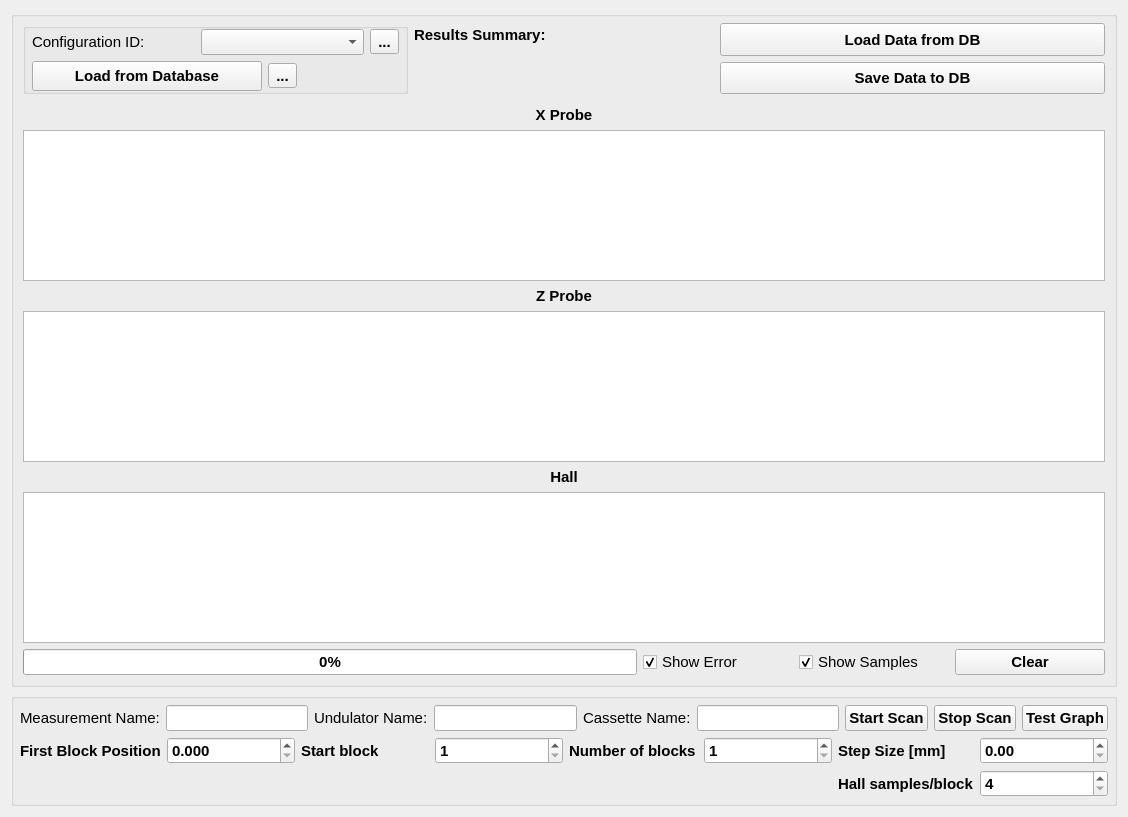
<?xml version="1.0" encoding="UTF-8"?>
<ui version="4.0">
 <class>wg_scan</class>
 <widget class="QWidget" name="wg_scan">
  <property name="geometry">
   <rect>
    <x>0</x>
    <y>0</y>
    <width>1128</width>
    <height>817</height>
   </rect>
  </property>
  <property name="sizePolicy">
   <sizepolicy hsizetype="Maximum" vsizetype="Preferred">
    <horstretch>0</horstretch>
    <verstretch>0</verstretch>
   </sizepolicy>
  </property>
  <property name="font">
   <font>
    <pointsize>11</pointsize>
   </font>
  </property>
  <property name="windowTitle">
   <string>Scan</string>
  </property>
  <layout class="QGridLayout" name="gridLayout_3">
   <item row="0" column="1" rowspan="3">
    <layout class="QVBoxLayout" name="verticalLayout_4">
     <item>
      <widget class="QGroupBox" name="groupBox_3">
       <property name="font">
        <font>
         <weight>75</weight>
         <bold>true</bold>
        </font>
       </property>
       <property name="title">
        <string/>
       </property>
       <layout class="QGridLayout" name="gridLayout_4">
        <property name="topMargin">
         <number>0</number>
        </property>
        <item row="8" column="0">
         <widget class="QProgressBar" name="pgb_status">
          <property name="sizePolicy">
           <sizepolicy hsizetype="Preferred" vsizetype="Fixed">
            <horstretch>0</horstretch>
            <verstretch>0</verstretch>
           </sizepolicy>
          </property>
          <property name="value">
           <number>0</number>
          </property>
         </widget>
        </item>
        <item row="4" column="0" colspan="2">
         <widget class="QLabel" name="label_3">
          <property name="text">
           <string>Z Probe</string>
          </property>
          <property name="alignment">
           <set>Qt::AlignCenter</set>
          </property>
         </widget>
        </item>
        <item row="5" column="0" colspan="2">
         <widget class="PlotWidget" name="pw_z_probe">
          <property name="backgroundBrush">
           <brush brushstyle="SolidPattern">
            <color alpha="255">
             <red>255</red>
             <green>255</green>
             <blue>255</blue>
            </color>
           </brush>
          </property>
          <property name="foregroundBrush">
           <brush brushstyle="NoBrush">
            <color alpha="255">
             <red>255</red>
             <green>255</green>
             <blue>255</blue>
            </color>
           </brush>
          </property>
         </widget>
        </item>
        <item row="0" column="0" colspan="2">
         <layout class="QHBoxLayout" name="horizontalLayout">
          <property name="topMargin">
           <number>6</number>
          </property>
          <property name="bottomMargin">
           <number>6</number>
          </property>
          <item>
           <widget class="QGroupBox" name="groupBox_2">
            <property name="sizePolicy">
             <sizepolicy hsizetype="Preferred" vsizetype="Preferred">
              <horstretch>0</horstretch>
              <verstretch>0</verstretch>
             </sizepolicy>
            </property>
            <property name="maximumSize">
             <size>
              <width>16777215</width>
              <height>16777215</height>
             </size>
            </property>
            <property name="font">
             <font>
              <weight>75</weight>
              <bold>true</bold>
             </font>
            </property>
            <property name="title">
             <string/>
            </property>
            <layout class="QGridLayout" name="gridLayout_6">
             <property name="leftMargin">
              <number>6</number>
             </property>
             <property name="topMargin">
              <number>0</number>
             </property>
             <property name="rightMargin">
              <number>6</number>
             </property>
             <property name="bottomMargin">
              <number>0</number>
             </property>
             <item row="0" column="0" colspan="3">
              <layout class="QHBoxLayout" name="horizontalLayout_3">
               <item>
                <widget class="QLabel" name="label_16">
                 <property name="font">
                  <font>
                   <weight>50</weight>
                   <bold>false</bold>
                  </font>
                 </property>
                 <property name="text">
                  <string>Configuration ID:</string>
                 </property>
                </widget>
               </item>
               <item>
                <widget class="QComboBox" name="cmb_idn">
                 <property name="font">
                  <font>
                   <weight>50</weight>
                   <bold>false</bold>
                  </font>
                 </property>
                </widget>
               </item>
               <item>
                <widget class="QToolButton" name="tbt_update_idn">
                 <property name="toolTip">
                  <string>Update database IDs</string>
                 </property>
                 <property name="text">
                  <string>...</string>
                 </property>
                 <property name="icon">
                  <iconset>
                   <normaloff>../../../../../../../resources/img/refresh.svg</normaloff>../../../../../../../resources/img/refresh.svg</iconset>
                 </property>
                 <property name="iconSize">
                  <size>
                   <width>24</width>
                   <height>24</height>
                  </size>
                 </property>
                </widget>
               </item>
              </layout>
             </item>
             <item row="1" column="0">
              <widget class="QPushButton" name="pbt_load_db">
               <property name="minimumSize">
                <size>
                 <width>230</width>
                 <height>30</height>
                </size>
               </property>
               <property name="maximumSize">
                <size>
                 <width>250</width>
                 <height>16777215</height>
                </size>
               </property>
               <property name="text">
                <string>Load from Database</string>
               </property>
              </widget>
             </item>
             <item row="1" column="1">
              <widget class="QToolButton" name="tbt_save_db">
               <property name="toolTip">
                <string>Add configuration to database</string>
               </property>
               <property name="text">
                <string>...</string>
               </property>
               <property name="icon">
                <iconset>
                 <normaloff>../../../../../../../resources/img/database_plus.svg</normaloff>../../../../../../../resources/img/database_plus.svg</iconset>
               </property>
               <property name="iconSize">
                <size>
                 <width>24</width>
                 <height>24</height>
                </size>
               </property>
              </widget>
             </item>
            </layout>
           </widget>
          </item>
          <item>
           <widget class="QLabel" name="la_results_summary">
            <property name="minimumSize">
             <size>
              <width>0</width>
              <height>0</height>
             </size>
            </property>
            <property name="maximumSize">
             <size>
              <width>300</width>
              <height>16777215</height>
             </size>
            </property>
            <property name="text">
             <string>&lt;html&gt;&lt;head/&gt;&lt;body&gt;&lt;p&gt;Results Summary:&lt;/p&gt;&lt;p&gt;&lt;br/&gt;&lt;/p&gt;&lt;/body&gt;&lt;/html&gt;</string>
            </property>
           </widget>
          </item>
          <item>
           <layout class="QGridLayout" name="gridLayout_2">
            <item row="0" column="0">
             <widget class="QPushButton" name="pbt_load_data_db">
              <property name="enabled">
               <bool>true</bool>
              </property>
              <property name="sizePolicy">
               <sizepolicy hsizetype="Preferred" vsizetype="Preferred">
                <horstretch>0</horstretch>
                <verstretch>0</verstretch>
               </sizepolicy>
              </property>
              <property name="minimumSize">
               <size>
                <width>0</width>
                <height>0</height>
               </size>
              </property>
              <property name="maximumSize">
               <size>
                <width>16777215</width>
                <height>16777215</height>
               </size>
              </property>
              <property name="font">
               <font>
                <weight>75</weight>
                <bold>true</bold>
               </font>
              </property>
              <property name="toolTip">
               <string>Load position and Hall sensor data fom DB to graph</string>
              </property>
              <property name="text">
               <string>Load Data from DB</string>
              </property>
              <property name="icon">
               <iconset>
                <normaloff>../../../../../../../resources/img/database.svg</normaloff>../../../../../../../resources/img/database.svg</iconset>
              </property>
              <property name="iconSize">
               <size>
                <width>24</width>
                <height>24</height>
               </size>
              </property>
             </widget>
            </item>
            <item row="1" column="0">
             <widget class="QPushButton" name="pbt_save_data_db">
              <property name="enabled">
               <bool>true</bool>
              </property>
              <property name="sizePolicy">
               <sizepolicy hsizetype="Preferred" vsizetype="Preferred">
                <horstretch>0</horstretch>
                <verstretch>0</verstretch>
               </sizepolicy>
              </property>
              <property name="minimumSize">
               <size>
                <width>0</width>
                <height>0</height>
               </size>
              </property>
              <property name="maximumSize">
               <size>
                <width>16777215</width>
                <height>16777215</height>
               </size>
              </property>
              <property name="font">
               <font>
                <weight>75</weight>
                <bold>true</bold>
               </font>
              </property>
              <property name="toolTip">
               <string>Save position and Hall sensor data to DB</string>
              </property>
              <property name="text">
               <string>Save Data to DB</string>
              </property>
              <property name="icon">
               <iconset>
                <normaloff>../../../../../../../resources/img/database_plus.svg</normaloff>../../../../../../../resources/img/database_plus.svg</iconset>
              </property>
              <property name="iconSize">
               <size>
                <width>24</width>
                <height>24</height>
               </size>
              </property>
             </widget>
            </item>
           </layout>
          </item>
         </layout>
        </item>
        <item row="7" column="0" colspan="2">
         <widget class="PlotWidget" name="pw_hall">
          <property name="backgroundBrush">
           <brush brushstyle="SolidPattern">
            <color alpha="255">
             <red>255</red>
             <green>255</green>
             <blue>255</blue>
            </color>
           </brush>
          </property>
          <property name="foregroundBrush">
           <brush brushstyle="NoBrush">
            <color alpha="255">
             <red>255</red>
             <green>255</green>
             <blue>255</blue>
            </color>
           </brush>
          </property>
         </widget>
        </item>
        <item row="8" column="1">
         <layout class="QHBoxLayout" name="horizontalLayout_2">
          <item>
           <widget class="QCheckBox" name="chb_show_error">
            <property name="maximumSize">
             <size>
              <width>150</width>
              <height>16777215</height>
             </size>
            </property>
            <property name="font">
             <font>
              <weight>50</weight>
              <bold>false</bold>
             </font>
            </property>
            <property name="toolTip">
             <string>Show error in plots</string>
            </property>
            <property name="text">
             <string>Show Error</string>
            </property>
            <property name="checked">
             <bool>true</bool>
            </property>
           </widget>
          </item>
          <item>
           <widget class="QCheckBox" name="chb_show_samples">
            <property name="maximumSize">
             <size>
              <width>150</width>
              <height>16777215</height>
             </size>
            </property>
            <property name="font">
             <font>
              <weight>50</weight>
              <bold>false</bold>
             </font>
            </property>
            <property name="toolTip">
             <string>Show error in plots</string>
            </property>
            <property name="text">
             <string>Show Samples</string>
            </property>
            <property name="checked">
             <bool>true</bool>
            </property>
           </widget>
          </item>
          <item>
           <widget class="QPushButton" name="pbt_clear_all">
            <property name="sizePolicy">
             <sizepolicy hsizetype="Preferred" vsizetype="Fixed">
              <horstretch>0</horstretch>
              <verstretch>0</verstretch>
             </sizepolicy>
            </property>
            <property name="minimumSize">
             <size>
              <width>0</width>
              <height>0</height>
             </size>
            </property>
            <property name="maximumSize">
             <size>
              <width>150</width>
              <height>16777215</height>
             </size>
            </property>
            <property name="font">
             <font>
              <weight>75</weight>
              <bold>true</bold>
             </font>
            </property>
            <property name="toolTip">
             <string>Clear graphs and results</string>
            </property>
            <property name="text">
             <string>Clear</string>
            </property>
            <property name="icon">
             <iconset>
              <normaloff>../../../../../../../resources/img/clear.svg</normaloff>../../../../../../../resources/img/clear.svg</iconset>
            </property>
            <property name="iconSize">
             <size>
              <width>24</width>
              <height>24</height>
             </size>
            </property>
           </widget>
          </item>
         </layout>
        </item>
        <item row="3" column="0" colspan="2">
         <widget class="PlotWidget" name="pw_x_probe">
          <property name="backgroundBrush">
           <brush brushstyle="SolidPattern">
            <color alpha="255">
             <red>255</red>
             <green>255</green>
             <blue>255</blue>
            </color>
           </brush>
          </property>
          <property name="foregroundBrush">
           <brush brushstyle="NoBrush">
            <color alpha="255">
             <red>255</red>
             <green>255</green>
             <blue>255</blue>
            </color>
           </brush>
          </property>
         </widget>
        </item>
        <item row="6" column="0" colspan="2">
         <widget class="QLabel" name="label_4">
          <property name="text">
           <string>Hall</string>
          </property>
          <property name="alignment">
           <set>Qt::AlignCenter</set>
          </property>
         </widget>
        </item>
        <item row="2" column="0" colspan="2">
         <widget class="QLabel" name="label_2">
          <property name="text">
           <string>X Probe</string>
          </property>
          <property name="alignment">
           <set>Qt::AlignCenter</set>
          </property>
         </widget>
        </item>
       </layout>
      </widget>
     </item>
     <item>
      <layout class="QVBoxLayout" name="verticalLayout_3">
       <property name="spacing">
        <number>0</number>
       </property>
       <property name="leftMargin">
        <number>0</number>
       </property>
       <property name="topMargin">
        <number>0</number>
       </property>
       <property name="rightMargin">
        <number>0</number>
       </property>
       <item>
        <widget class="QGroupBox" name="groupBox">
         <property name="sizePolicy">
          <sizepolicy hsizetype="Preferred" vsizetype="Preferred">
           <horstretch>0</horstretch>
           <verstretch>0</verstretch>
          </sizepolicy>
         </property>
         <property name="font">
          <font>
           <weight>75</weight>
           <bold>true</bold>
          </font>
         </property>
         <property name="title">
          <string/>
         </property>
         <layout class="QGridLayout" name="gridLayout">
          <property name="leftMargin">
           <number>6</number>
          </property>
          <property name="topMargin">
           <number>6</number>
          </property>
          <property name="rightMargin">
           <number>6</number>
          </property>
          <property name="bottomMargin">
           <number>6</number>
          </property>
          <item row="1" column="0">
           <widget class="QLabel" name="label">
            <property name="font">
             <font>
              <weight>50</weight>
              <bold>false</bold>
             </font>
            </property>
            <property name="text">
             <string>Measurement Name:</string>
            </property>
           </widget>
          </item>
          <item row="1" column="9">
           <widget class="QPushButton" name="pbt_stop_scan">
            <property name="enabled">
             <bool>true</bool>
            </property>
            <property name="sizePolicy">
             <sizepolicy hsizetype="Preferred" vsizetype="Preferred">
              <horstretch>0</horstretch>
              <verstretch>0</verstretch>
             </sizepolicy>
            </property>
            <property name="minimumSize">
             <size>
              <width>0</width>
              <height>0</height>
             </size>
            </property>
            <property name="maximumSize">
             <size>
              <width>16777215</width>
              <height>16777215</height>
             </size>
            </property>
            <property name="font">
             <font>
              <weight>75</weight>
              <bold>true</bold>
             </font>
            </property>
            <property name="text">
             <string>Stop Scan</string>
            </property>
            <property name="icon">
             <iconset>
              <normaloff>../../../../../../../resources/img/stop.svg</normaloff>../../../../../../../resources/img/stop.svg</iconset>
            </property>
            <property name="iconSize">
             <size>
              <width>24</width>
              <height>24</height>
             </size>
            </property>
           </widget>
          </item>
          <item row="1" column="8">
           <widget class="QPushButton" name="pbt_start_scan">
            <property name="sizePolicy">
             <sizepolicy hsizetype="Preferred" vsizetype="Preferred">
              <horstretch>0</horstretch>
              <verstretch>0</verstretch>
             </sizepolicy>
            </property>
            <property name="minimumSize">
             <size>
              <width>0</width>
              <height>0</height>
             </size>
            </property>
            <property name="maximumSize">
             <size>
              <width>16777215</width>
              <height>16777215</height>
             </size>
            </property>
            <property name="font">
             <font>
              <weight>75</weight>
              <bold>true</bold>
             </font>
            </property>
            <property name="text">
             <string>Start Scan</string>
            </property>
            <property name="icon">
             <iconset>
              <normaloff>../../../../../../../resources/img/move.svg</normaloff>../../../../../../../resources/img/move.svg</iconset>
            </property>
            <property name="iconSize">
             <size>
              <width>24</width>
              <height>24</height>
             </size>
            </property>
           </widget>
          </item>
          <item row="4" column="0" colspan="11">
           <layout class="QGridLayout" name="gridLayout_5">
            <property name="topMargin">
             <number>0</number>
            </property>
            <property name="bottomMargin">
             <number>0</number>
            </property>
            <item row="0" column="2">
             <widget class="QLabel" name="label_10">
              <property name="text">
               <string>Start block</string>
              </property>
             </widget>
            </item>
            <item row="0" column="7">
             <widget class="QDoubleSpinBox" name="sbd_scan_step_size"/>
            </item>
            <item row="0" column="0">
             <widget class="QLabel" name="label_6">
              <property name="text">
               <string>First Block Position</string>
              </property>
             </widget>
            </item>
            <item row="0" column="4">
             <widget class="QLabel" name="label_7">
              <property name="text">
               <string>Number of blocks</string>
              </property>
             </widget>
            </item>
            <item row="0" column="1">
             <widget class="QDoubleSpinBox" name="sbd_start_reference_position">
              <property name="decimals">
               <number>3</number>
              </property>
              <property name="maximum">
               <double>200.000000000000000</double>
              </property>
             </widget>
            </item>
            <item row="0" column="6">
             <widget class="QLabel" name="label_8">
              <property name="text">
               <string>Step Size [mm]</string>
              </property>
             </widget>
            </item>
            <item row="0" column="3">
             <widget class="QSpinBox" name="sb_scan_start_block">
              <property name="minimum">
               <number>1</number>
              </property>
             </widget>
            </item>
            <item row="0" column="5">
             <widget class="QSpinBox" name="sb_scan_nr_blocks">
              <property name="minimum">
               <number>1</number>
              </property>
              <property name="singleStep">
               <number>1</number>
              </property>
             </widget>
            </item>
            <item row="1" column="7">
             <widget class="QSpinBox" name="sb_hall_samples_per_block">
              <property name="minimum">
               <number>4</number>
              </property>
              <property name="singleStep">
               <number>2</number>
              </property>
              <property name="value">
               <number>4</number>
              </property>
             </widget>
            </item>
            <item row="1" column="6">
             <widget class="QLabel" name="label_9">
              <property name="text">
               <string>Hall samples/block</string>
              </property>
             </widget>
            </item>
           </layout>
          </item>
          <item row="1" column="6">
           <widget class="QLabel" name="label_5">
            <property name="font">
             <font>
              <weight>50</weight>
              <bold>false</bold>
             </font>
            </property>
            <property name="text">
             <string>Cassette Name:</string>
            </property>
           </widget>
          </item>
          <item row="1" column="10">
           <widget class="QPushButton" name="pbt_test_graph">
            <property name="sizePolicy">
             <sizepolicy hsizetype="Preferred" vsizetype="Preferred">
              <horstretch>0</horstretch>
              <verstretch>0</verstretch>
             </sizepolicy>
            </property>
            <property name="minimumSize">
             <size>
              <width>0</width>
              <height>0</height>
             </size>
            </property>
            <property name="maximumSize">
             <size>
              <width>150</width>
              <height>16777215</height>
             </size>
            </property>
            <property name="font">
             <font>
              <weight>75</weight>
              <bold>true</bold>
             </font>
            </property>
            <property name="toolTip">
             <string>Clear graphs and results</string>
            </property>
            <property name="text">
             <string>Test Graph</string>
            </property>
            <property name="iconSize">
             <size>
              <width>24</width>
              <height>24</height>
             </size>
            </property>
           </widget>
          </item>
          <item row="1" column="3" colspan="3">
           <widget class="QLineEdit" name="le_undulator_name">
            <property name="sizePolicy">
             <sizepolicy hsizetype="Preferred" vsizetype="Fixed">
              <horstretch>0</horstretch>
              <verstretch>0</verstretch>
             </sizepolicy>
            </property>
            <property name="font">
             <font>
              <weight>50</weight>
              <bold>false</bold>
             </font>
            </property>
           </widget>
          </item>
          <item row="1" column="7">
           <widget class="QLineEdit" name="le_cassette_name">
            <property name="sizePolicy">
             <sizepolicy hsizetype="Preferred" vsizetype="Fixed">
              <horstretch>0</horstretch>
              <verstretch>0</verstretch>
             </sizepolicy>
            </property>
            <property name="font">
             <font>
              <weight>50</weight>
              <bold>false</bold>
             </font>
            </property>
           </widget>
          </item>
          <item row="1" column="2">
           <widget class="QLabel" name="label_11">
            <property name="font">
             <font>
              <weight>50</weight>
              <bold>false</bold>
             </font>
            </property>
            <property name="text">
             <string>Undulator Name:</string>
            </property>
           </widget>
          </item>
          <item row="1" column="1">
           <widget class="QLineEdit" name="le_measurement_name">
            <property name="sizePolicy">
             <sizepolicy hsizetype="Preferred" vsizetype="Fixed">
              <horstretch>0</horstretch>
              <verstretch>0</verstretch>
             </sizepolicy>
            </property>
            <property name="font">
             <font>
              <weight>50</weight>
              <bold>false</bold>
             </font>
            </property>
           </widget>
          </item>
         </layout>
        </widget>
       </item>
      </layout>
     </item>
    </layout>
   </item>
  </layout>
 </widget>
 <customwidgets>
  <customwidget>
   <class>PlotWidget</class>
   <extends>QGraphicsView</extends>
   <header location="global">pyqtgraph</header>
  </customwidget>
 </customwidgets>
 <resources/>
 <connections/>
</ui>
